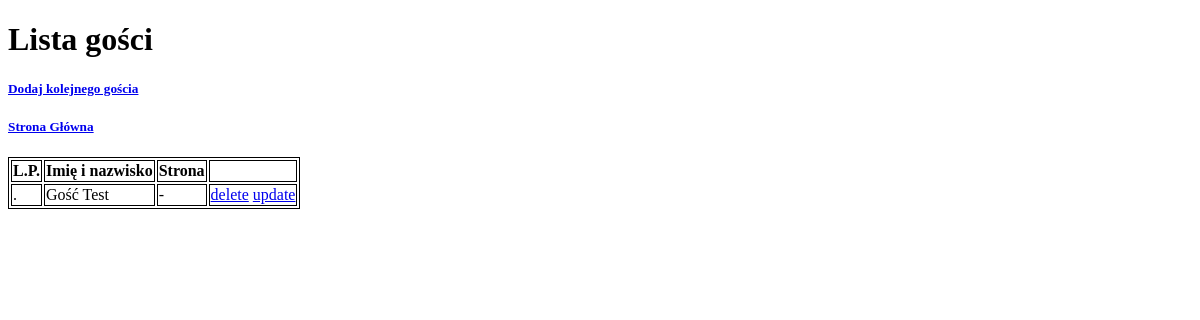
The app's page /guestslist/ (signed in), older data.
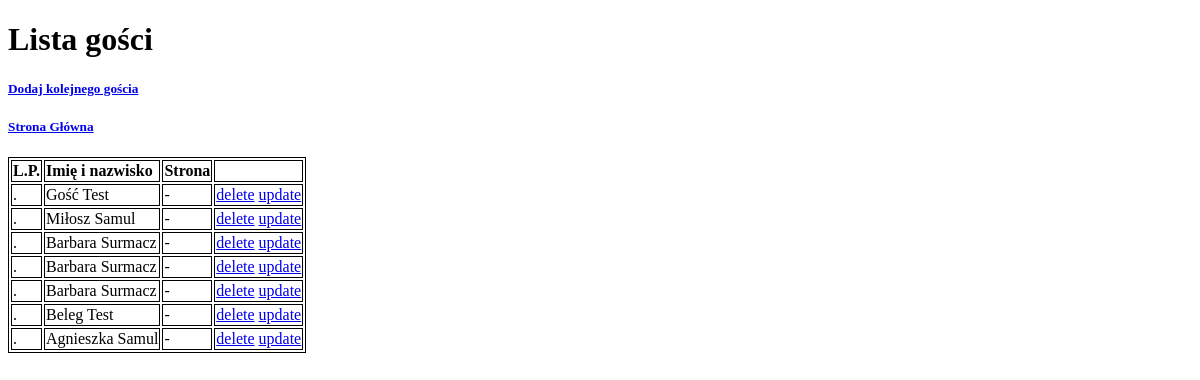
The same page, newer data.
### love/models.py (models this page shows, shortened)
class Guests(models.Model):
    name = models.CharField(max_length=50)
    surname = models.CharField(max_length=50)
    category = models.ForeignKey(Side, models.PROTECT, null=True, blank=True)

### love/views.py (the view)
@method_decorator(login_required, name="dispatch")
class GuestListView(ListView):
    model = Guests
    template_name = 'guests_list.html'
    def get_context_data(self, *, object_list=None, **kwargs):
        queryset = object_list if object_list is not None else self.object_list
        form = GuestsSearchForm(self.request.GET)
        if form.is_valid():
            name = form.cleaned_data.get('name', '').strip()
            if name:
                queryset = queryset.filter(name__icontains=name)
        return super().get_context_data(
            form=form,
            object_list=queryset,
            **kwargs)

### love/templates/guests_list.html (shortened to what this page needs)
<!doctype html>
<html lang="en">
<head>
</head>
<body>
<h1>Lista gości</h1>
<h5><a href={% url "guestslist-add" %}>Dodaj kolejnego gościa</a></h5>
<h5><a href={% url "homepage" %}>Strona Główna</a> </h5>
    <table>
    <tr>
        <td><b>L.P.</b></td>
        <td><b>Imię i nazwisko</b></td>
        <td><b>Strona</b></td>
        <td><b></b></td>
    </tr>
    {% for guest in guests_list %}
        <tr>
            <td>{{ page_obj.start_index|add:forloop.counter0 }}.</td>
            <td>{{ guest.name }} {{ guest.surname }}</td>
            <td>{{ obj.category|default:"-" }}</td>
            <td>
                <a href={% url "guestslist-delete" guest.id %}>delete</a>
                <a href={% url "guestslist-update" guest.id %}>update</a>
            </td>
        </tr>
    {% endfor %}
    </table>
</body>
</html>

### love/templates/guests_list.html (style rules this page uses)
table, td, td { border:1px solid black; }

Row changes from the older to the newer data that the page shows:
added Guests: name "Miłosz", surname "Samul", category "-"
added Guests: name "Barbara", surname "Surmacz", category "-"
added Guests: name "Barbara", surname "Surmacz", category "-"
added Guests: name "Barbara", surname "Surmacz", category "-"
added Guests: name "Beleg", surname "Test", category "-"
added Guests: name "Agnieszka", surname "Samul", category "-"
